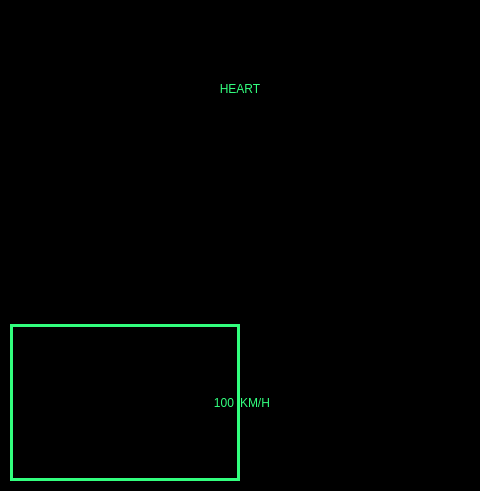
<?xml version="1.0" encoding="UTF-8"?>
<ui version="4.0">
 <class>VanToc</class>
 <widget class="QMainWindow" name="VanToc">
  <property name="geometry">
   <rect>
    <x>0</x>
    <y>0</y>
    <width>480</width>
    <height>491</height>
   </rect>
  </property>
  <property name="windowTitle">
   <string>MainWindow</string>
  </property>
  <property name="styleSheet">
   <string notr="true">background-color: rgb(0, 0, 0);</string>
  </property>
  <widget class="QWidget" name="centralwidget">
   <layout class="QHBoxLayout" name="drop_shadow_layout">
    <property name="spacing">
     <number>0</number>
    </property>
    <property name="leftMargin">
     <number>10</number>
    </property>
    <property name="topMargin">
     <number>10</number>
    </property>
    <property name="rightMargin">
     <number>10</number>
    </property>
    <property name="bottomMargin">
     <number>10</number>
    </property>
    <item>
     <layout class="QVBoxLayout" name="verticalLayout">
      <item>
       <layout class="QHBoxLayout" name="horizontalLayout_3">
        <item>
         <widget class="QLabel" name="label_2">
          <property name="styleSheet">
           <string notr="true">color: rgb(50, 255, 126);
font: 75 48pt &quot;MS Shell Dlg 2&quot;;</string>
          </property>
          <property name="text">
           <string>HEART</string>
          </property>
          <property name="alignment">
           <set>Qt::AlignCenter</set>
          </property>
         </widget>
        </item>
       </layout>
      </item>
      <item>
       <layout class="QHBoxLayout" name="horizontalLayout">
        <item>
         <widget class="QLabel" name="label">
          <property name="text">
           <string/>
          </property>
          <property name="pixmap">
           <pixmap>Icon/icons8_speedometer_100px_1.png</pixmap>
          </property>
          <property name="alignment">
           <set>Qt::AlignCenter</set>
          </property>
         </widget>
        </item>
       </layout>
      </item>
      <item>
       <layout class="QHBoxLayout" name="horizontalLayout_2">
        <item>
         <widget class="QLabel" name="Speed">
          <property name="styleSheet">
           <string notr="true">color: rgb(50, 255, 126);
font: 48pt &quot;alarm clock&quot;;
border-width: 3px;
border-style: solid;
border-color: rgb(50, 255, 126);</string>
          </property>
          <property name="text">
           <string>100</string>
          </property>
          <property name="alignment">
           <set>Qt::AlignRight|Qt::AlignTrailing|Qt::AlignVCenter</set>
          </property>
         </widget>
        </item>
        <item>
         <widget class="QLabel" name="label_3">
          <property name="styleSheet">
           <string notr="true">color: rgb(50, 255, 126);
font: 75 25pt &quot;MS Shell Dlg 2&quot;;</string>
          </property>
          <property name="text">
           <string>KM/H</string>
          </property>
         </widget>
        </item>
       </layout>
      </item>
     </layout>
    </item>
   </layout>
  </widget>
 </widget>
 <resources/>
 <connections/>
</ui>
